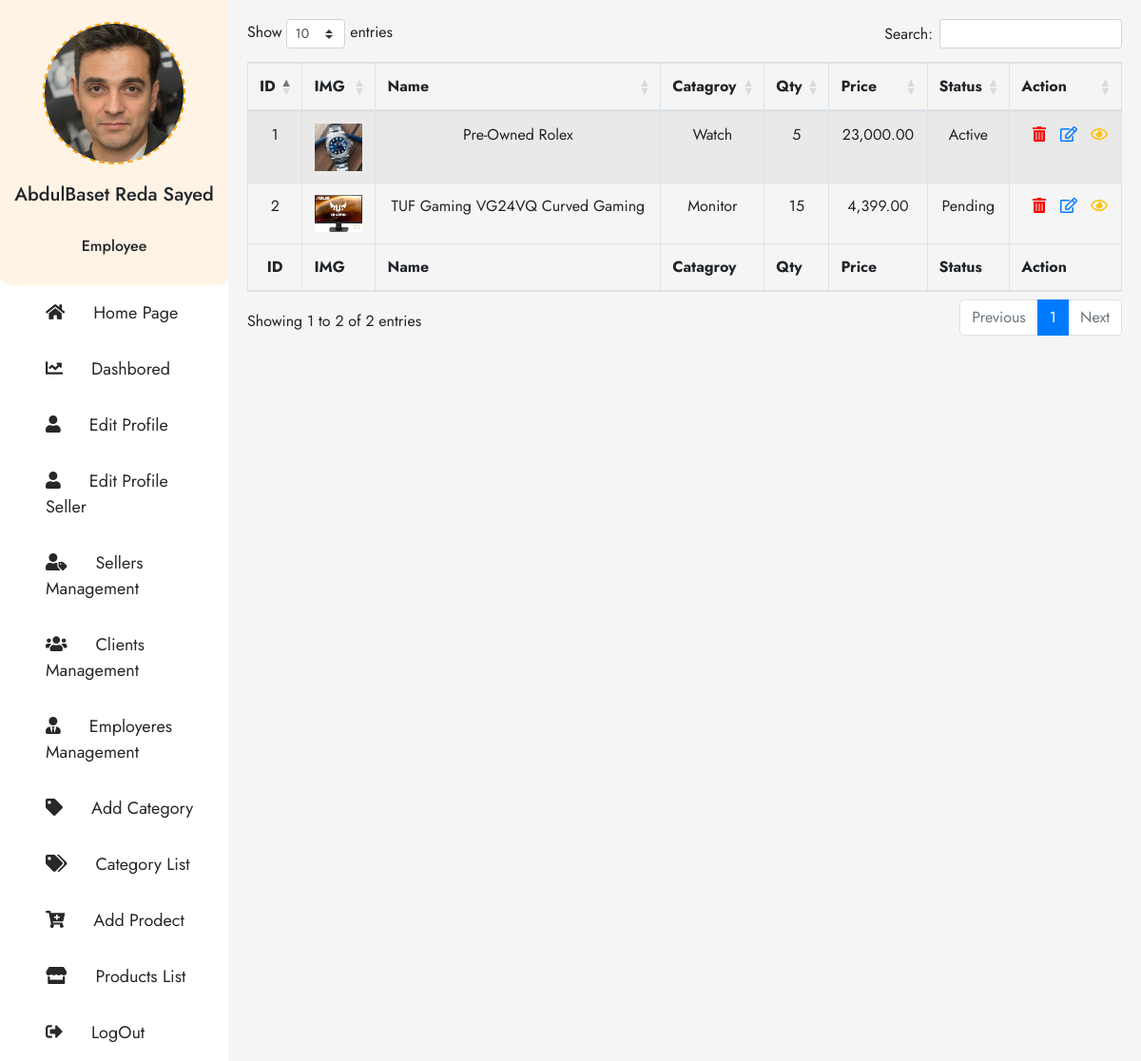
Page /Products-List.php (signed in) on the committed database.
### tables this page shows
CREATE TABLE `ha_products` (
  `HA_P_ID` bigint(20) UNSIGNED NOT NULL,
  `HA_P_Name` varchar(255) NOT NULL,
  `HA_P_Price` varchar(255) NOT NULL,
  `HA_P_Description` text NOT NULL,
  `HA_P_Category_ID` varchar(255) NOT NULL,
  `HA_P_Qty` varchar(255) NOT NULL,
  `HA_P_Alert_Qty` varchar(255) NOT NULL,
  `HA_P_Brand` varchar(255) NOT NULL,
  `HA_P_Available_From_Date` varchar(255) NOT NULL,
  `HA_P_Date_Created` varchar(255) NOT NULL,
  `HA_P_Time_Created` varchar(255) NOT NULL,
  `HA_P_User_ID_Created` varchar(255) NOT NULL,
  `HA_P_Status` varchar(255) NOT NULL
);

CREATE TABLE `ha_category_list` (
  `HA_C_L_ID` bigint(20) UNSIGNED NOT NULL,
  `HA_C_L_Category_Name` varchar(255) NOT NULL,
  `HA_C_L_Parent_ID` varchar(255) NOT NULL,
  `HA_C_L_Status` varchar(255) NOT NULL,
  `HA_C_L_Count_Products` varchar(255) NOT NULL,
  `HA_C_L_Count_Sales` varchar(255) NOT NULL,
  `HA_C_L_Count_Returns` varchar(255) NOT NULL,
  `HA_C_L_Date_Created` varchar(255) NOT NULL,
  `HA_C_L_Time_Created` varchar(255) NOT NULL,
  `HA_C_L_User_ID_Created` varchar(255) NOT NULL
);

### Datebase/DB_Products_List.php (called while the page is built, shortened)
<?php
    $SQL_Products_List = 'SELECT * FROM ha_products WHERE HA_P_Status = "Active" OR HA_P_Status = "Pending" ORDER BY HA_P_ID DESC ';
    $Result_Products_List = mysqli_query($Connection,$SQL_Products_List);
    $Count_Products_List  = mysqli_num_rows($Result_Products_List);
?>

### Website-Structure/Products-List-Body.php (the view, shortened to what this page needs)
<div class="right-All-Clients Dasbored-content">
<table id="example" class="table table-striped table-bordered" style="width:100%;text-align: center;">
        <thead >
            <tr>
                <th>ID</th>
                <th>IMG</th>
                <th>Name</th>
                <th>Catagroy</th>
                <th>Qty</th>
                <th>Price</th>
                <th>Status</th>
                <th>Action</th>
            </tr>
        </thead>
        <tbody>
                <?php
                    if ($Count_Products_List > 0) {
                        while ($Rows = mysqli_fetch_array($Result_Products_List)) {
                            $SQL_Get_Category_Name = 'SELECT HA_C_L_Category_Name FROM ha_category_list WHERE HA_C_L_ID = "'.$Rows['HA_P_Category_ID'].'"';
                            $Result_Get_Category_Name = mysqli_query($Connection,$SQL_Get_Category_Name);
                            $Row_Get_Category_Name  = mysqli_fetch_array($Result_Get_Category_Name, MYSQLI_ASSOC);
                            $Path_Folder_Cover = 'IMG/Imges-Products/P_ID-'.$Rows['HA_P_ID'].'/P_ID-'.$Rows['HA_P_ID'].'-Cover';
                            $Cover_Img = scandir($Path_Folder_Cover);
                            echo '
                                <tr class="t-body">
                                    <td>'.$Rows['HA_P_ID'].'</td>
                                    <td><img src="'.$Path_Folder_Cover . '/' . $Cover_Img[2] . '" alt="Img" style="width:50px"/></td>
                                    <td>'.$Rows['HA_P_Name'].'</td>
                                    <td>'.$Row_Get_Category_Name['HA_C_L_Category_Name'].'</td>
                                    <td>'.$Rows['HA_P_Qty'].'</td>
                                    <td>'. number_format($Rows['HA_P_Price'] , 2).'</td>
                                    <td>'.$Rows['HA_P_Status'].'</td>
                                    <td class="last-Action">
                                        <a href="#" class="Trash" data-clients =".Delete-clients"> <i class="fas fa-trash-alt"></i> </a>
                                        <a href="#" class="Edit"  data-clients =".Edit-clients"> <i class="far fa-edit"></i> </a>
                                        <a href="#" class="View"  data-clients =".View-clients"> <i class="far fa-eye"></i> </a>
                                    </td>
                                </tr>
                            ';
                        }
                    }
                ?>
        </tbody>
        <tfoot>
            <tr>
                <th>ID</th>
                <th>IMG</th>
                <th>Name</th>
                <th>Catagroy</th>
                <th>Qty</th>
                <th>Price</th>
                <th>Status</th>
                <th>Action</th>
            </tr>
        </tfoot>
    </table>
</div>

### Products-List.php (shortened to what this page needs)
<?php
    include('Datebase/Config.php');
    include('Datebase/DB_Products_List.php');
?>
<!DOCTYPE html>
<html lang="en">
<?php
    include ('Website-Structure/Header-Elemnts.php') ;
?>
    <link rel="stylesheet" href="https://cdnjs.cloudflare.com/ajax/libs/twitter-bootstrap/4.5.2/css/bootstrap.css">
    <link rel="stylesheet" href="https://cdn.datatables.net/1.11.2/css/dataTables.bootstrap4.min.css">
    <link rel="stylesheet" href="Framework/Fontawsome/css/all.css">
    <link rel="stylesheet" href="Font's/Kufi/Kufi-Font.css">
    <link rel="stylesheet" href="CSS-Files/H_A.css">
<body>
<div class="container-hady">
    <?php include ("Website-Structure/Dashbored-header.php"); ?>
    <?php include ("./Website-Structure/Products-List-Body.php"); ?>
</div>
</body>
</html>

### Website-Structure/Header-Elemnts.php (shortened to what this page needs)
<head>
</head>

### Website-Structure/Dashbored-header.php (shortened to what this page needs)
<aside>
    <div class="image-useres">
        <div class="image-user-content">
            <?php
                $Scan_Profile_Img = scandir('IMG/User-Profile-Picture/[User-ID='.$_SESSION['HA_U_ID'].']');
                if (count($Scan_Profile_Img) == 2) {
                    if ($_SESSION['HA_U_Gender'] == 'Male') {
                        $Profile_Img = 'IMG/User-Profile-Picture/[Defult-Profile-IMG]/IMG-Defult-Male.jpg';
                    }elseif ($_SESSION['HA_U_Gender'] == 'Female') {
                        $Profile_Img = 'IMG/User-Profile-Picture/[Defult-Profile-IMG]/IMG-Defult-Female.jpg';
                    }
                }else {
                    $Profile_Img =  'IMG/User-Profile-Picture/[User-ID='.$_SESSION['HA_U_ID'].']' . '/' . $Scan_Profile_Img[2];
                }
            echo '<img src = "'.$Profile_Img.'"/>';
            ?>
        </div>
        <?php echo '<h5>'.$_SESSION['User_First_Three_Names'].'</h5>';?>
        <?php echo '<br><h6>'.$_SESSION['HA_U_User_Type'].'</h6>';?>
    </div>
    <ul class="list-of-dashbored">
        <li><a href="index.php" class="Projects"><i class="fas fa-home"></i>Home Page</a></li>
        <li><a href="Admin-system.php" class="Dashbored"><i class="fas fa-chart-line"></i>Dashbored</a></li>
        <li><a href="Edit-Profile.php" class="Edit-profile"><i class="fas fa-user" class="Edit-profile"></i>Edit Profile</a></li>
        <li><a href="Edit-Profile-seller.php" class="Edit-Seller"><i class="fas fa-user" class="Edit-profile"></i>Edit Profile Seller</a></li>
        <?php
        if ($_SESSION['HA_U_P_Seller_Manager'] == 'Available') {
            echo '<li><a href="Vendor-Seller-Manager.php" class="Projects"><i class="fas fa-user-tag"></i>Sellers Management</a></li>';
        }
        ?>
        <?php
        if ($_SESSION['HA_U_P_Clients_Manager'] == 'Available') {
            echo '<li><a href="Vendor-Clients-Manager.php" class="Clients"><i class="fas fa-users"></i>Clients Management</a></li>';
        }
        ?>
        <?php
        if ($_SESSION['HA_U_P_Employee_Manager'] == 'Available') {
            echo '<li><a href="Vendor-Employee-Manager.php" class="Employeres"><i class="fas  fa-user-tie"></i>Employeres Management</a></li>';
        }
        ?>
        <?php
        if ($_SESSION['HA_U_P_Category_Manager'] == 'Available') {
            echo '<li><a href="Add-Category.php" class="Add Catogry"><i class="fas fa-tag"></i>Add Category</a></li>';
        }
        ?>
        <?php
        if ($_SESSION['HA_U_P_Category_List'] == 'Available') {
            echo '<li><a href="Category-List.php" class="All-Catagry"><i class="fas fa-tags"></i>Category List</a></li>';
        }
        ?>
        <?php
        if ($_SESSION['HA_U_P_Add_Product'] == 'Available') {
            echo '<li><a href="Add-Product.php" class="Add Project"><i class="fas fa-cart-plus"></i>Add Prodect</a></li>';
        }
        ?>
        <?php
        if ($_SESSION['HA_U_P_Products_List'] == 'Available') {
            echo '<li><a href="Products-List.php" class="All-Products"><i class="fas fa-store"></i>Products List</a></li>';
        }
        ?>
        <li><a href="Logout.php" class="Add LogOut"><i class="fas fa-sign-out-alt"></i>LogOut</a></li>
    </ul>
</aside>

### CSS-Files/H_A.css (style rules this page uses)
body { font-family: 'Jost', sans-serif; font-weight: 400; }
.Trash { color: red; }
.View { color: #FFC107; }
.container-hady { width: 100%; height: 100%; display: flex; background-color: #f3f7fd; }
.container-hady aside { flex-basis: 20%; background-color: #fff; display: flex; flex-direction: column; }
.container-hady aside .image-useres { width: 100%; background-color: #fef3e5; height: 300px; border-bottom-left-radius: 10px; border-bottom-right-radius: 10px; display: flex; justify-content: center; align-items: center; flex-direction: column; }
.container-hady aside .image-useres .image-user-content { width: 150px; height: 150px; border-radius: 50%; border: 2px dashed orange; position: relative; margin-bottom: 20px; }
.container-hady aside .image-useres .image-user-content img { width: 100%; height: 100%; vertical-align: middle; position: absolute; border-radius: 50%; }
.container-hady aside ul { display: flex; margin: 0; padding: 0; }
.container-hady aside .list-of-dashbored { list-style: none; display: flex; flex-direction: column; width: 100%; }
.container-hady aside .list-of-dashbored li { padding: 1rem 1rem 1rem 3rem; }
.container-hady aside .list-of-dashbored li a { text-decoration: none; color: #282828; font-size: 18px; }
.container-hady aside .list-of-dashbored li a svg { margin-right: 30px; }
.container-hady .right-All-Clients { flex-basis: 80%; background-color: #f5f5f5; padding: 20px; }
.t-body td:first-child { text-align: center; }
tfoot tr th:first-child { text-align: center; }
.t-body td a { margin-left: 10px; }

### rows in the picture
ha_products: HA_P_ID "2", shows a picture, HA_P_Name "TUF Gaming VG24VQ Curved Gaming", ha_category_list.HA_C_L_Category_Name "Monitor", HA_P_Qty "15", HA_P_Price "4,399.00", HA_P_Status "Pending"
ha_products: HA_P_ID "1", shows a picture, HA_P_Name "Pre-Owned Rolex", ha_category_list.HA_C_L_Category_Name "Watch", HA_P_Qty "5", HA_P_Price "23,000.00", HA_P_Status "Active"

### other values in the picture
$_SESSION['User_First_Three_Names'] "AbdulBaset Reda Sayed"
$_SESSION['HA_U_User_Type'] "Employee"
